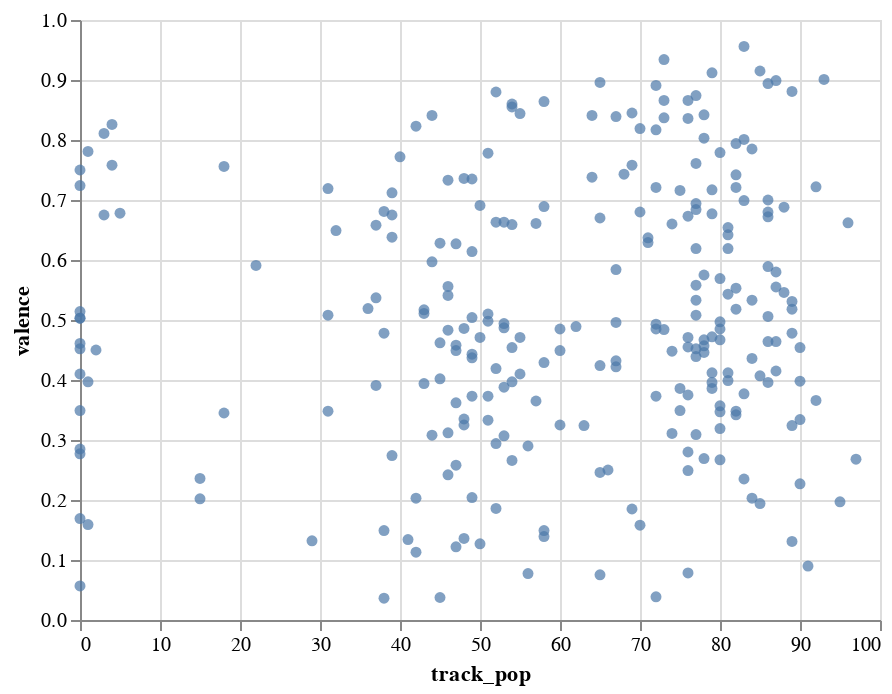

The notebook cell this image was saved under:
### Code cell
# Bar chart
(
    alt
    .Chart(data)
    .mark_circle()
    .encode(
        x=f'{values_column}:Q',
        y=alt.Y(f'valence:Q', scale=alt.Scale(type="linear")),
        tooltip=['track_name', 'artist_name', values_column],
    )
)

### Figure 1 — Vega-Lite specification as saved in the notebook (floating-point values rounded to 4 significant figures; data arrays with more than 128 entries replaced by an {"elided": "..."} marker saying what was removed)
{"config": {"view": {"continuousWidth": 400, "continuousHeight": 300}}, "data": {"name": "data-f21afbd9c01fc0e71baddac9786f3af1"}, "mark": "circle", "encoding": {"tooltip": [{"field": "track_name", "type": "nominal"}, {"field": "artist_name", "type": "nominal"}, {"field": "track_pop", "type": "quantitative"}], "x": {"field": "track_pop", "type": "quantitative"}, "y": {"field": "valence", "scale": {"type": "linear"}, "type": "quantitative"}}, "$schema": "https://vega.github.io/schema/vega-lite/v4.17.0.json", "datasets": {"data-f21afbd9c01fc0e71baddac9786f3af1": {"elided": "263 records"}}}
